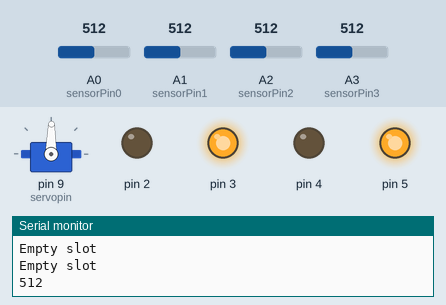
Bench run of a sketch on a simulated Arduino Uno, built with avr-gcc and run on an emulated ATmega328P. On the bench: servo, output pins drawn as LEDs (lit = HIGH), the last lines printed to the serial monitor. Inputs (shaded band) come from the test bench; at power-on: A0 (sensorPin0) = 512, A2 (sensorPin2) = 512, A1 (sensorPin1) = 512, A3 (sensorPin3) = 512.

Above: at 3.4 s.
3.5 s: A0 (sensorPin0) set to 306
At 6.0 s:
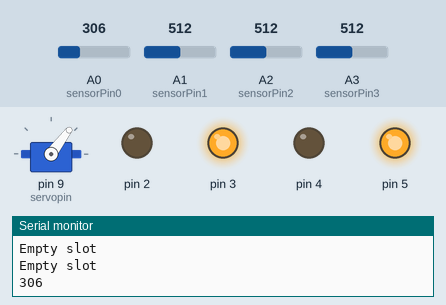
10.5 s: A2 (sensorPin2) set to 213
16.2 s: A2 (sensorPin2) set to 192
At 21.6 s:
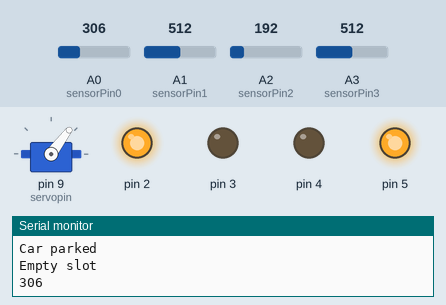
At 22.7 s:
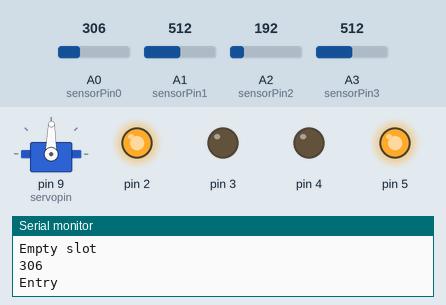
23.2 s: A1 (sensorPin1) set to 190
30.2 s: A3 (sensorPin3) set to 211
34.4 s: A3 (sensorPin3) set to 192
At 40.5 s:
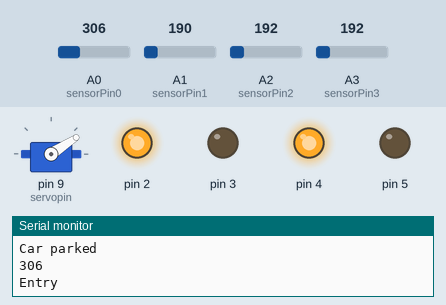
Timing chart, 0 to 42.4 s (numbered marks = the images above; inputs shaded):
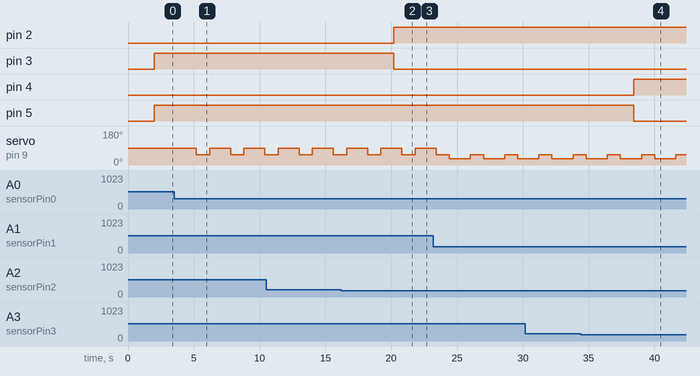

Measured:
- the behaviour switches between 200 and 199 on A2 (sensorPin2) (found by bisection; images 1 and 2)
- the behaviour switches between 200 and 199 on A3 (sensorPin3) (found by bisection; images 3 and 4)
- after the input at 3.5 s, servo on pin 9 (servopin): alternates 89° for 1.6 s and 53° for 1.0 s, starting after 1.7 s
- after the input at 16.2 s, pin 2: LOW → HIGH after 4.0 s; pin 3: HIGH → LOW after 4.0 s
- after the input at 34.4 s, pin 4: LOW → HIGH after 4.0 s; pin 5: HIGH → LOW after 4.0 s

The sketch:

newnewnew.ino
```cpp
#include<Servo.h>

Servo servo;

int sensorPin0 = A0;    //irsensor
int sensorPin1 = A1;    //irsensor
int sensorPin2 = A2;    //irsensor
int sensorPin3 = A3;    //irsensor
int out2 = 2; //r1
int out3 = 3; //g1
int out4 = 4; //r2
int out5 = 5; //g2

int sensorValue0 = 0;
int sensorValue1 = 0;
int outputValue2 = 0;
int sensorValue2 = 0;
int outputValue3 = 0;
int sensorValue3 = 0;
int servopin = 9;       //servo

void setup() {
  Serial.begin(9600);
  servo.attach(servopin);
  servo.write(0);
}

void loop() {
  sensorValue0 = analogRead(sensorPin0);  //servo
  sensorValue1 = analogRead(sensorPin1);  //servo
  sensorValue2 = analogRead(sensorPin2);  //led
  sensorValue3 = analogRead(sensorPin3);  //led
  Serial.println(sensorValue0);
  outputValue2 = map(sensorValue2, 0, 1023, 0, 255);
  outputValue3 = map(sensorValue3, 0, 1023, 0, 255);
  sensorValue0 = map(sensorValue0, 0, 1023, 0, 179);
  sensorValue1 = map(sensorValue1, 0, 1023, 0, 179);

  if((sensorValue0 <100) || (sensorValue1 < 100)){
    if(sensorValue0 < 100){
      servo.write(sensorValue0);
      delay(1000);
       Serial.println("Entry");
    }
    if(sensorValue1 < 100){
      servo.write(sensorValue1);
      delay(1000);
       Serial.println("Exit");
    }
  }else{
    servo.write(sensorValue0);
    delay(1000);
    Serial.println("Door closed");
  }

  if(sensorValue2 < 200){
    analogWrite(2, 255);
    analogWrite(3, 0);
    Serial.println("Car parked");
  }else{
    analogWrite(3, 255);
    analogWrite(2, 0);
    Serial.println("Empty slot");
  }
  if(sensorValue3 < 200){
    analogWrite(4, 255);
    analogWrite(5, 0);
    Serial.println("Car parked");
  }else{
    analogWrite(5, 255);
    analogWrite(4, 0);
    Serial.println("Empty slot");
  }
  delay(600);
}
```
